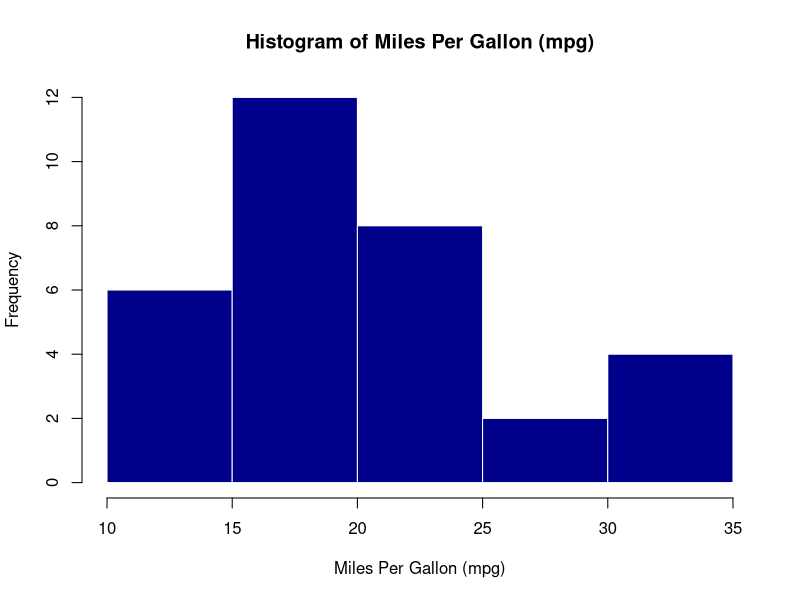
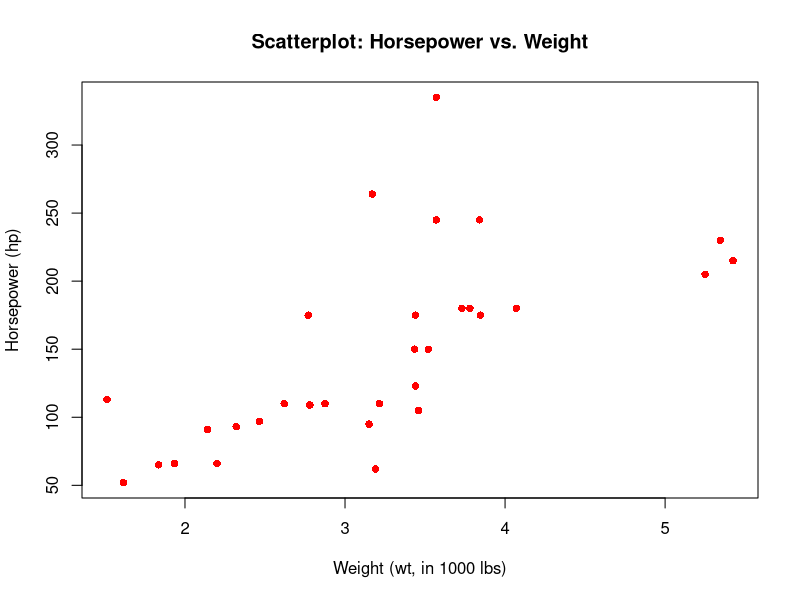
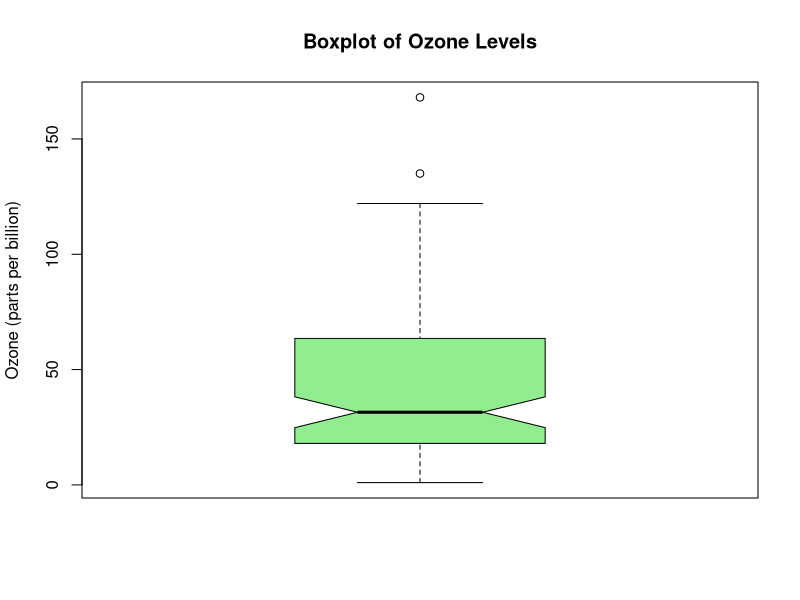
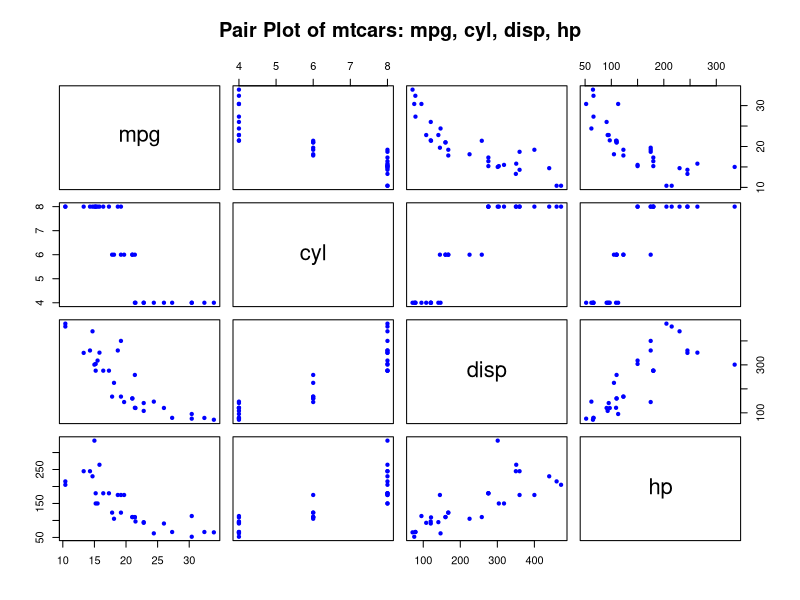

These charts were generated, in order, by the following R code:
#DSA LAB 6


# Q1. Create a histogram of mpg from the mtcars dataset.
print("1. Generating Histogram of mpg...")
hist(mtcars$mpg,
     main = "Histogram of Miles Per Gallon (mpg)",
     xlab = "Miles Per Gallon (mpg)",
     col = "darkblue",
     border = "white")


# Q2. Generate a scatterplot of hp vs wt from mtcars.
print("2. Generating Scatterplot of Horsepower (hp) vs. Weight (wt)...")
plot(mtcars$wt, mtcars$hp,
     main = "Scatterplot: Horsepower vs. Weight",
     xlab = "Weight (wt, in 1000 lbs)",
     ylab = "Horsepower (hp)",
     pch = 16, # Solid circle points
     col = "red")


# Q3. Draw a boxplot of Ozone values from the airquality dataset.
print("3. Generating Boxplot for Ozone...")
boxplot(airquality$Ozone,
        main = "Boxplot of Ozone Levels",
        ylab = "Ozone (parts per billion)",
        col = "lightgreen",
        notch = TRUE)


# Q4. Find the correlation between Sepal.Length and Sepal.Width in iris.
print("4. Correlation between Sepal.Length and Sepal.Width:")
correlation_value <- cor(iris$Sepal.Length, iris$Sepal.Width)

cat("Pearson Correlation Coefficient:", correlation_value, "\n")


# Q5. Create a pair plot of the first four columns of mtcars.
print("5. Generating Pair Plot of the first four mtcars columns...")

# Select the first four columns (mpg, cyl, disp, hp)
mtcars_subset <- mtcars[, 1:4]

# The pairs() function creates a matrix of scatterplots
pairs(mtcars_subset,
      main = "Pair Plot of mtcars: mpg, cyl, disp, hp",
      pch = 20,
      col = "blue")
